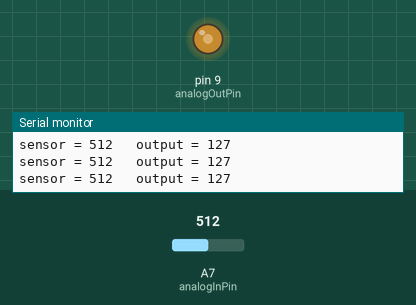
A sketch run on a simulated Arduino Nano, built with avr-gcc and run on an emulated ATmega328P. On the bench: output pins drawn as LEDs (lit = HIGH), the last lines printed to the serial monitor. The inputs (shaded band) are chosen by the test bench; at power-on: A7 (analogInPin) = 512.

Above: at 1.2 s.
1.3 s: A7 (analogInPin) set to 412
At 2.3 s:
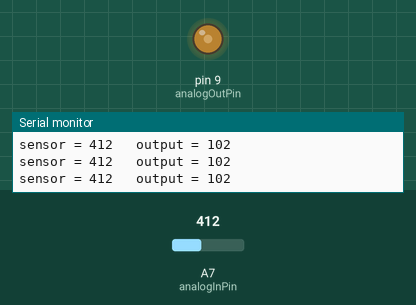
4.3 s: A7 (analogInPin) set to 394
At 5.7 s:
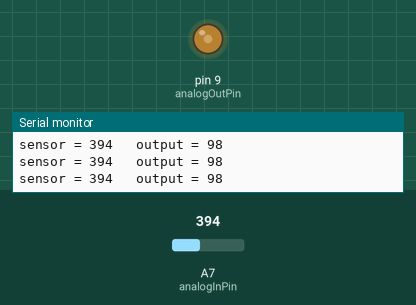
7.3 s: A7 (analogInPin) set to 716
At 8.2 s:
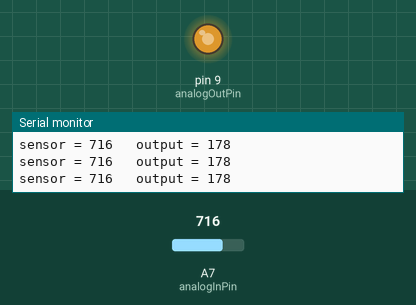
8.8 s: A7 (analogInPin) set to 989
At 9.9 s:
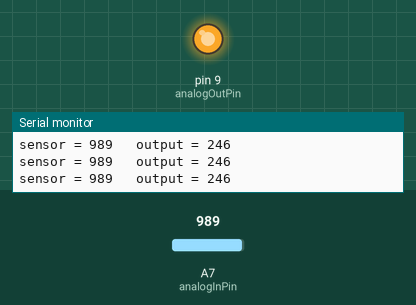
10.3 s: A7 (analogInPin) set to 1008
At 11.7 s:
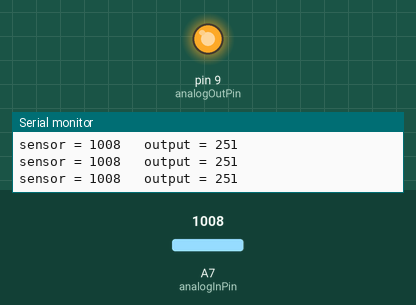
13.3 s: A7 (analogInPin) set to 0
At 14.4 s:
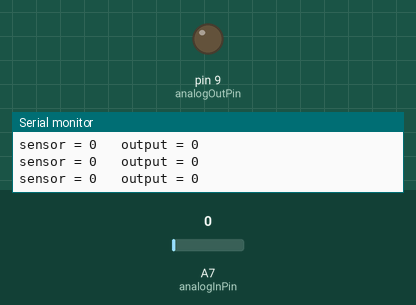
Timing chart, 0 to 15.8 s (numbered marks = the images above; inputs shaded):
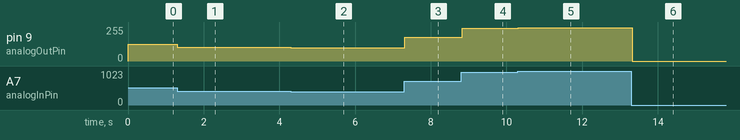

The sketch:

Pot_uitlezen.ino
```cpp
const int analogInPin = A7;  // Hier is de pot-meter op aangesloten
const int analogOutPin = 9; // Hier is de led op aangesloten

int sensorWaarde = 0;        // waarde uit ad-converter
int outputWaarde = 0;        // PWM-waarde integer introduceren

void setup() {
  // Start seriele communicatie
  Serial.begin(9600); // Baud snelheid voor seriele communicatie
}

void loop() {
  // read the analog in value:
  sensorWaarde = analogRead(analogInPin);
  outputWaarde = map(sensorWaarde, 0, 1023, 0, 255);   //  Vertaal de waardes van de potmeter naar PWM waardes
  analogWrite(analogOutPin, outputWaarde);             // Zorgt voor PWM pulsen naar de led

  // print het volgende in de seriele monitor
  Serial.print("sensor = " );
  Serial.print(sensorWaarde);
  Serial.print("\t output = ");
  Serial.println(outputWaarde);

  delay(5);                              // Aantal miliseconde pause in het programma
}
```

Measured:
- after the input at 1.3 s, pin 9 (analogOutPin): 127/255 → 102/255 at once
- after the input at 4.3 s, pin 9 (analogOutPin): 102/255 → 98/255 at once
- after the input at 7.3 s, pin 9 (analogOutPin): 98/255 → 178/255 at once
- after the input at 8.8 s, pin 9 (analogOutPin): 178/255 → 246/255 at once
- after the input at 10.3 s, pin 9 (analogOutPin): 246/255 → 251/255 at once
- after the input at 13.3 s, pin 9 (analogOutPin): 251/255 → 0/255 at once
